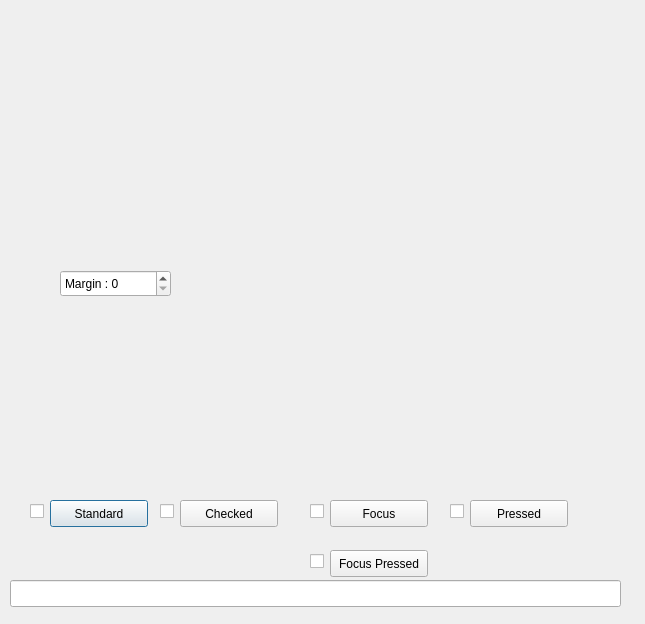
<?xml version="1.0" encoding="UTF-8"?>
<ui version="4.0">
 <class>buttonstyle</class>
 <widget class="QDialog" name="buttonstyle">
  <property name="geometry">
   <rect>
    <x>0</x>
    <y>0</y>
    <width>645</width>
    <height>624</height>
   </rect>
  </property>
  <property name="windowTitle">
   <string>Add Icons</string>
  </property>
  <property name="windowIcon">
   <iconset resource="onewire.qrc">
    <normaloff>:/images/images/kfm_home.png</normaloff>:/images/images/kfm_home.png</iconset>
  </property>
  <property name="modal">
   <bool>false</bool>
  </property>
  <widget class="QPushButton" name="pushButtonStandard">
   <property name="geometry">
    <rect>
     <x>50</x>
     <y>500</y>
     <width>98</width>
     <height>27</height>
    </rect>
   </property>
   <property name="text">
    <string>Standard</string>
   </property>
  </widget>
  <widget class="QPushButton" name="pushButtonChecked">
   <property name="geometry">
    <rect>
     <x>180</x>
     <y>500</y>
     <width>98</width>
     <height>27</height>
    </rect>
   </property>
   <property name="text">
    <string>Checked</string>
   </property>
  </widget>
  <widget class="QPushButton" name="pushButtonFocus">
   <property name="geometry">
    <rect>
     <x>330</x>
     <y>500</y>
     <width>98</width>
     <height>27</height>
    </rect>
   </property>
   <property name="text">
    <string>Focus</string>
   </property>
  </widget>
  <widget class="QPushButton" name="pushButtonPressed">
   <property name="geometry">
    <rect>
     <x>470</x>
     <y>500</y>
     <width>98</width>
     <height>27</height>
    </rect>
   </property>
   <property name="text">
    <string>Pressed</string>
   </property>
  </widget>
  <widget class="QPushButton" name="pushButtonFocusPressed">
   <property name="geometry">
    <rect>
     <x>330</x>
     <y>550</y>
     <width>98</width>
     <height>27</height>
    </rect>
   </property>
   <property name="text">
    <string>Focus Pressed</string>
   </property>
  </widget>
  <widget class="QCheckBox" name="checkBoxNormal">
   <property name="geometry">
    <rect>
     <x>30</x>
     <y>500</y>
     <width>21</width>
     <height>22</height>
    </rect>
   </property>
   <property name="text">
    <string/>
   </property>
  </widget>
  <widget class="QCheckBox" name="checkBoxChecked">
   <property name="geometry">
    <rect>
     <x>160</x>
     <y>500</y>
     <width>16</width>
     <height>22</height>
    </rect>
   </property>
   <property name="text">
    <string/>
   </property>
  </widget>
  <widget class="QCheckBox" name="checkBoxFocus">
   <property name="geometry">
    <rect>
     <x>310</x>
     <y>500</y>
     <width>16</width>
     <height>22</height>
    </rect>
   </property>
   <property name="text">
    <string/>
   </property>
  </widget>
  <widget class="QCheckBox" name="checkBoxPressed">
   <property name="geometry">
    <rect>
     <x>450</x>
     <y>500</y>
     <width>16</width>
     <height>22</height>
    </rect>
   </property>
   <property name="text">
    <string/>
   </property>
  </widget>
  <widget class="QCheckBox" name="checkBoxFocusPressed">
   <property name="geometry">
    <rect>
     <x>310</x>
     <y>550</y>
     <width>16</width>
     <height>22</height>
    </rect>
   </property>
   <property name="text">
    <string/>
   </property>
  </widget>
  <widget class="QLineEdit" name="lineEdit">
   <property name="geometry">
    <rect>
     <x>10</x>
     <y>580</y>
     <width>611</width>
     <height>27</height>
    </rect>
   </property>
  </widget>
  <widget class="QSpinBox" name="spinBoxMargin">
   <property name="geometry">
    <rect>
     <x>60</x>
     <y>270</y>
     <width>111</width>
     <height>27</height>
    </rect>
   </property>
   <property name="prefix">
    <string>Margin : </string>
   </property>
  </widget>
 </widget>
 <resources>
  <include location="onewire.qrc"/>
  <include location="onewire.qrc"/>
 </resources>
 <connections/>
</ui>
